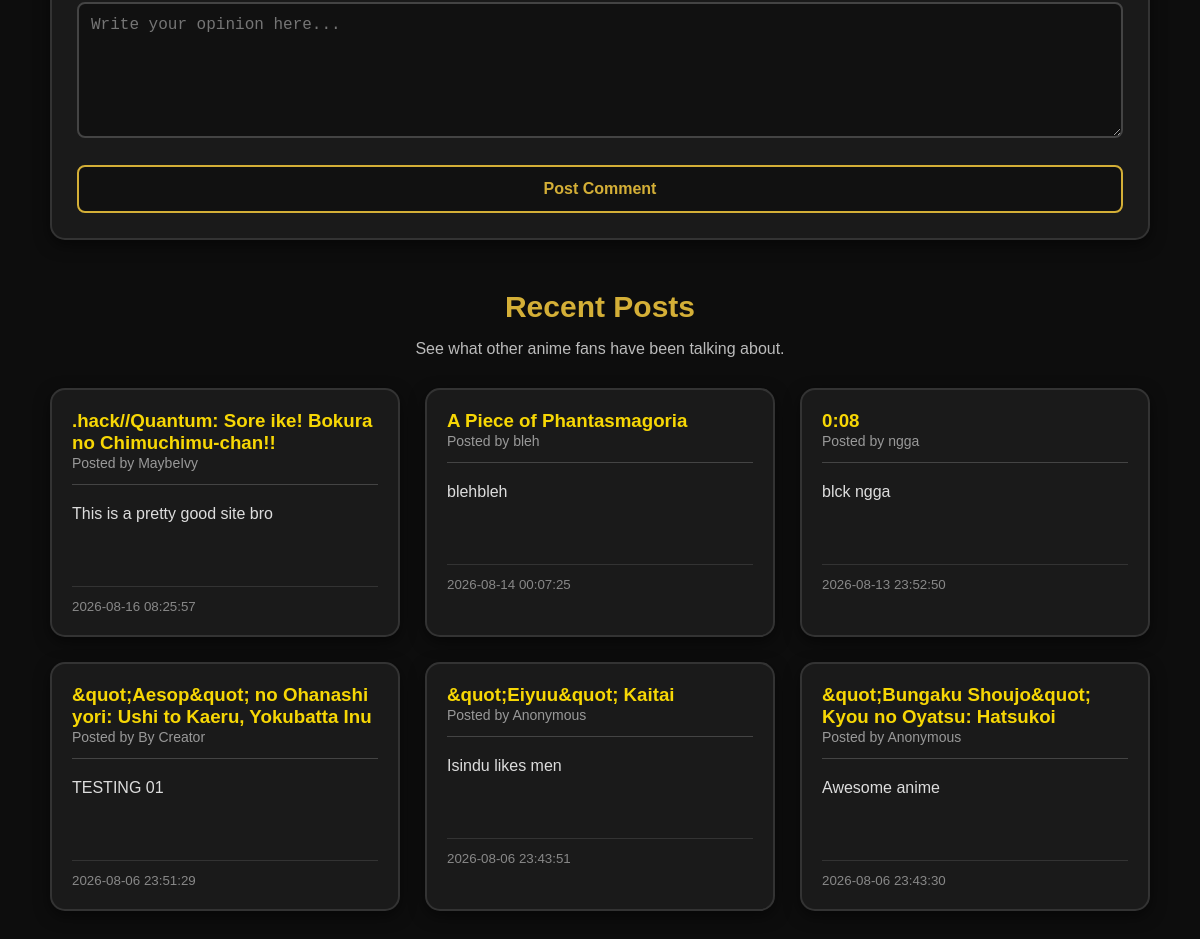
Page /community (lower part) on the earlier database version.
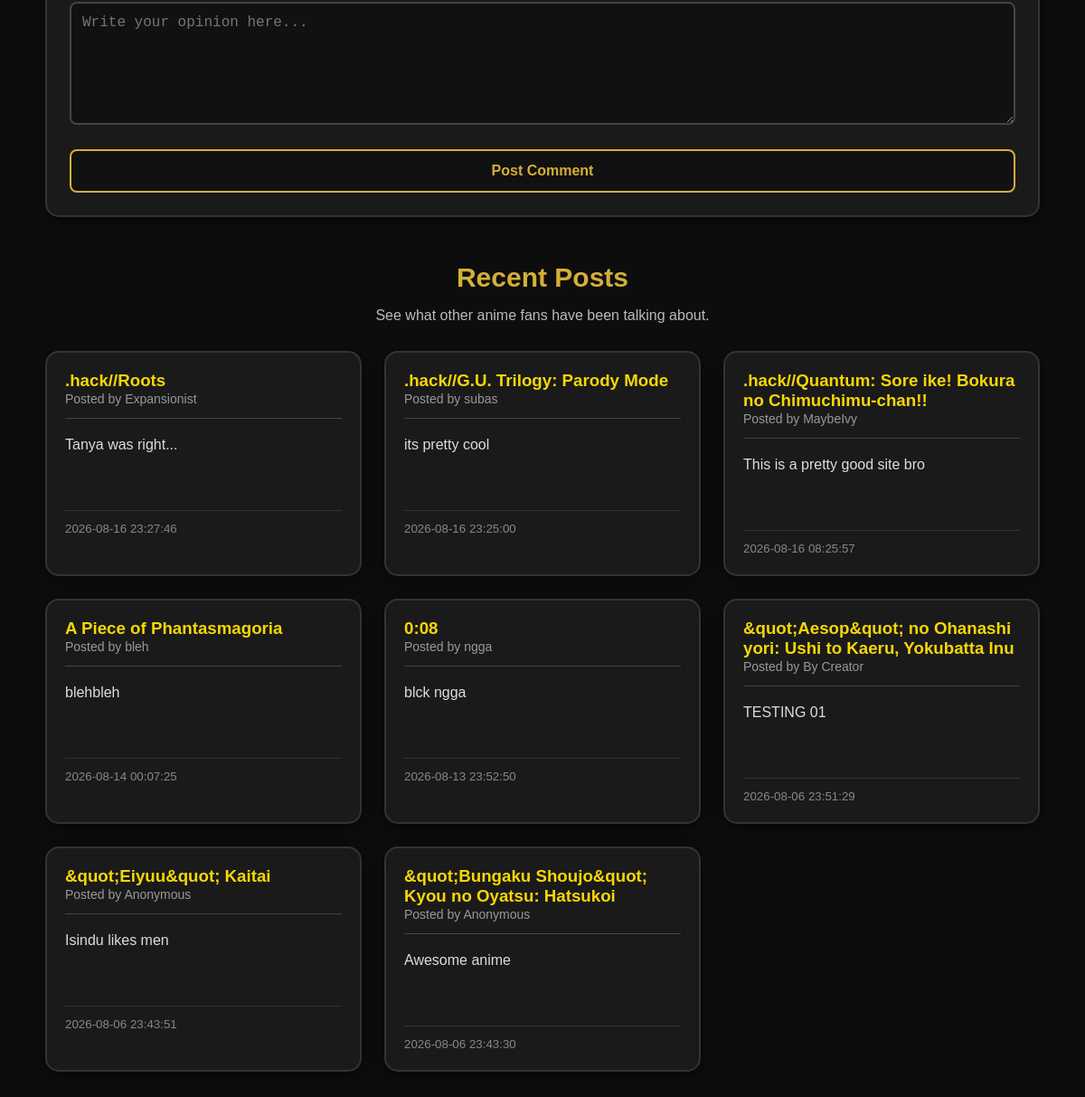
Same page on the later database version.
### tables this page shows
CREATE TABLE Community_Posts (
    post_id INTEGER PRIMARY KEY AUTOINCREMENT,
    anime_name TEXT NOT NULL,
    username TEXT NOT NULL,
    message TEXT NOT NULL,
    created_at DATETIME DEFAULT CURRENT_TIMESTAMP
);

### app.py (the view, shortened to what this page needs)
@app.route("/community", methods=["GET", "POST"])
def community():
    conn = sqlite3.connect("anime rating.db")
    conn.row_factory = sqlite3.Row
    cursor = conn.cursor()
    cursor.execute(
        """
        SELECT
            anime_name,
            username,
            message,
            created_at

        FROM Community_Posts

        ORDER BY created_at DESC

        LIMIT 100
        """
    )
    posts = cursor.fetchall()
    cursor.execute(
        """
        SELECT DISTINCT name

        FROM "Anime Ratings Table set"

        WHERE name IS NOT NULL

        ORDER BY name

        LIMIT 500
        """
    )
    anime_names = cursor.fetchall()
    conn.close()
    return render_template(
        "community.html",
        posts=posts,
        anime_names=anime_names,
    )

### templates/community.html (shortened to what this page needs)
<!DOCTYPE html>
<html lang="en">
<head>
    <link
        rel="stylesheet"
        href="{{ url_for('static', filename='style.css') }}"
    >
</head>
<body>
    <main class="community-page">
        <section class="community-form-section">
            <div class="community-card form-card">
                <form
                    method="POST"
                    action="{{ url_for('community') }}"
                    class="community-form"
                >
                    <textarea
                        id="message"
                        name="message"
                        rows="6"
                        maxlength="1000"
                        placeholder="Write your opinion here..."
                        required
                    ></textarea>
                    <button
                        type="submit"
                        class="post-button"
                    >
                        Post Comment
                    </button>
                </form>
            </div>
        </section>
        <section class="community-posts">
            <div class="community-posts-heading">
                <h2>Recent Posts</h2>
                <p>
                    See what other anime fans have been talking about.
                </p>
            </div>
            <div class="community-post-grid">
                {% if posts %}
                    {% for post in posts %}
                        <article class="community-post">
                            <div class="post-heading">
                                <div>
                                    <h3>
                                        {{ post['anime_name'] }}
                                    </h3>
                                    <span class="post-user">
                                        Posted by {{ post['username'] }}
                                    </span>
                                </div>
                            </div>
                            <div class="post-message">
                                <p>
                                    {{ post['message'] }}
                                </p>
                            </div>
                            <div class="post-footer">
                                <small>
                                    {{ post['created_at'] }}
                                </small>
                            </div>
                        </article>
                    {% endfor %}
                {% endif %}
            </div>
        </section>
    </main>
</body>
</html>

Differences in the rows shown:
added Community_Posts: anime_name ".hack//Roots", username "Expansionist", message "Tanya was right...", created_at "2026-08-16 23:27:46"
added Community_Posts: anime_name ".hack//G.U. Trilogy: Parody Mode", username "subas", message "its pretty cool", created_at "2026-08-16 23:25:00"
